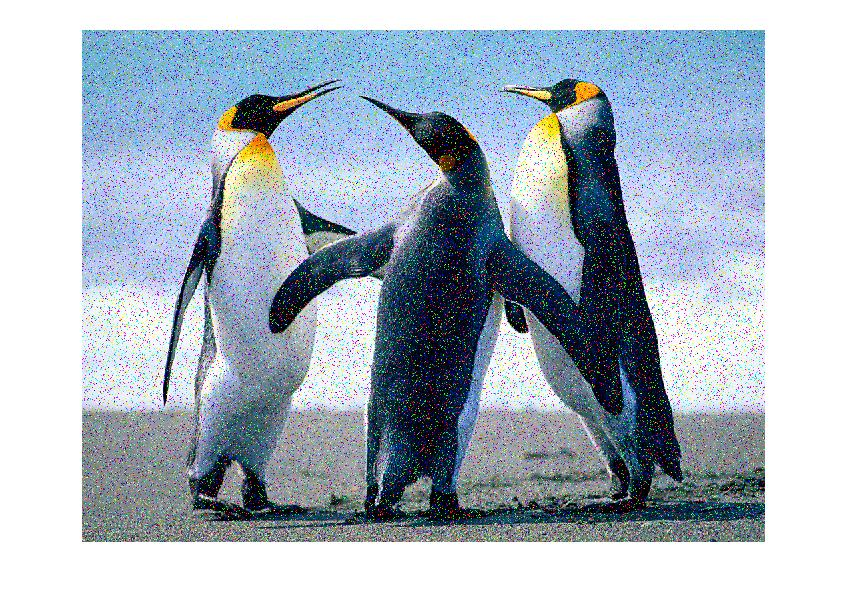
%> input picture PROC/FILTROS/ruido.jpg, 848 x 598 px
$ octave adpatacioncontraste.m   (GNU Octave 9; MATLAB toolbox functions it lacks are replaced by stand-ins)
%> lines starting %> are read from the running program, lines starting %| are printed output that depends on the picture
clc;
clear all;
[archivo ruta]=uigetfile({'*.jpg'},'abrir imagen');
%> the answer given: FILTROS/ruido.jpg
if isequal(archivo,0)%si el usuario no eleige ningun archivo
 return
else

    img=imread(strcat(ruta,archivo));
%> img is the input picture: size 598x848x3 uint8; mean R, G, B 167.8, 179.7, 191.4
   b=rgb2gray(img);
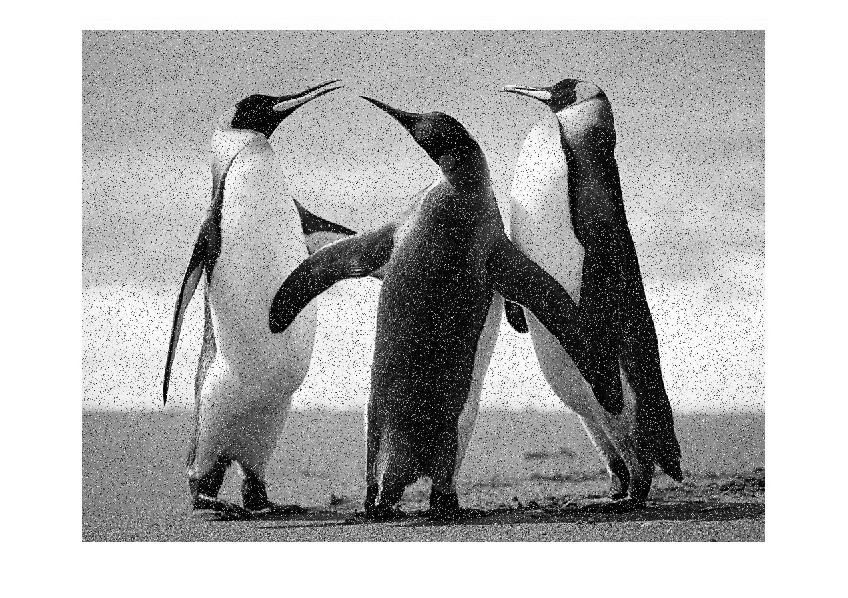
%> b: size 598x848 uint8; min 0, max 255, mean 177.5
   c=imadjust(b);
   subplot(2,2,1);
   imshow(c);
   subplot(2,2,2);
   imhist(b);
   subplot(2,2,3);
   imhist(c);
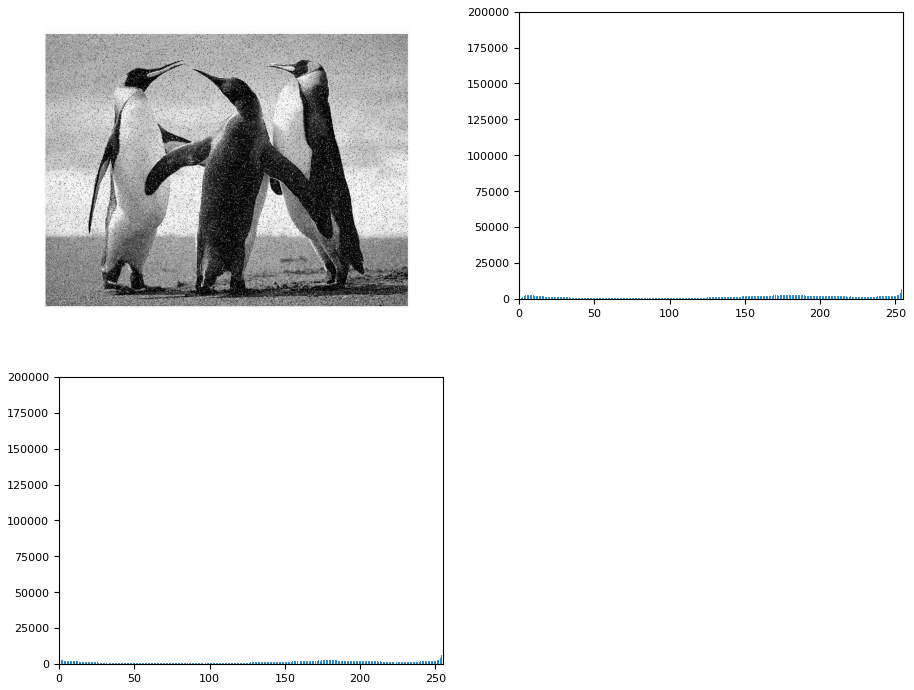
%> figure redrawn from the program's plot data, 3 panels
end
